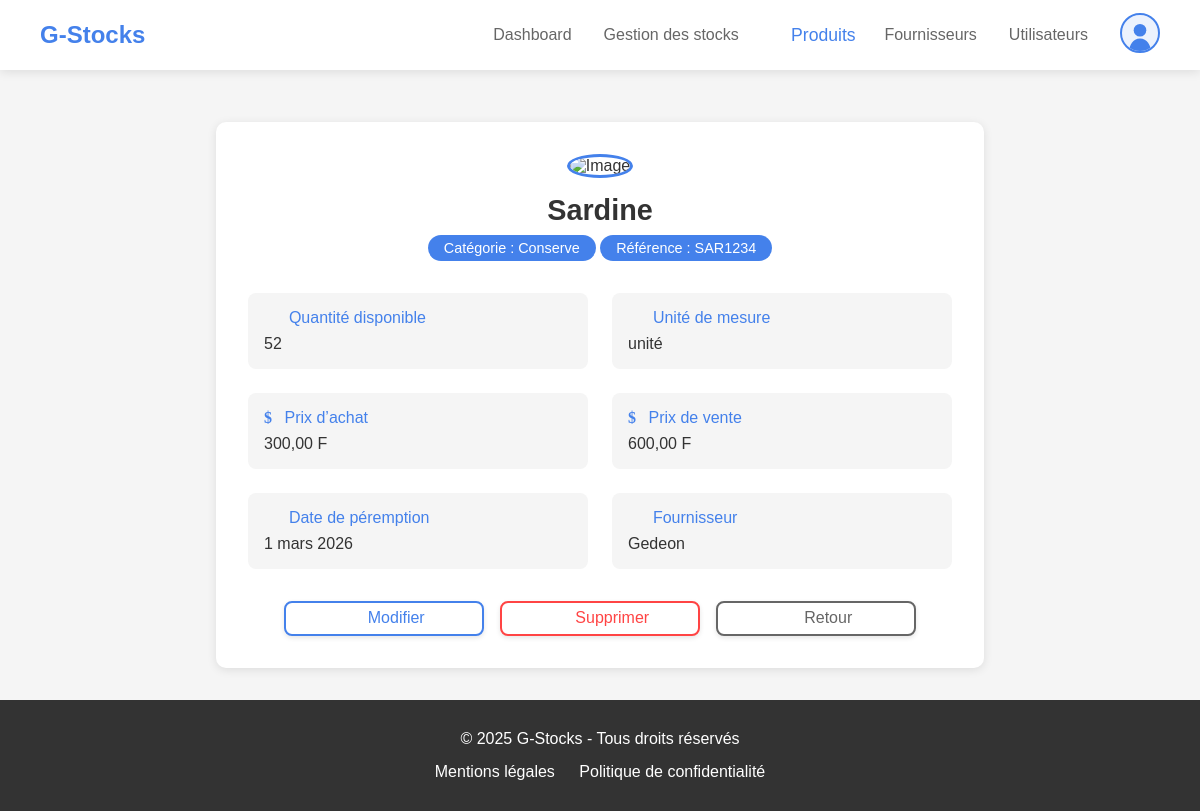
The app's page /DetailProduit/1 (signed in) with its own data.
### stocks/models.py (models this page shows, shortened)
class Produit(models.Model):
    UNITE_CHOICES = [
        ('kg', 'Kilogramme'),
        ('litre', 'Litre'),
        ('unité', 'Unité')
    ]
    nom = models.CharField(max_length=255)
    reference = models.CharField(max_length=100, unique=True)
    categorie = models.CharField(max_length=255)
    quantite_fournie = models.PositiveIntegerField()
    quantite_disponible = models.PositiveIntegerField()
    unite_mesure = models.CharField(max_length=10, choices=UNITE_CHOICES)
    prix_achat_unitaire = models.DecimalField(max_digits=10, decimal_places=2)
    prix_vente = models.DecimalField(max_digits=10, decimal_places=2)
    prix_total = models.DecimalField(max_digits=10, decimal_places=2)
    date_peremption = models.DateField()
    entree = models.ForeignKey(Entree, on_delete=models.CASCADE, related_name="entrees")
    class Meta:
        verbose_name = "Produit"
        verbose_name_plural = "Produits"

class Entree(models.Model):
    fournisseur = models.ForeignKey(Fournisseur, on_delete=models.CASCADE, related_name="produits")
    prixTotal = models.DecimalField(max_digits=10, decimal_places=2)
    user = models.ForeignKey(User, on_delete=models.CASCADE, related_name="utilisateurs")
    date = models.DateTimeField(auto_now_add=True)
    class Meta:
        verbose_name = "Entrée"
        verbose_name_plural = "Entrées"

class Fournisseur(models.Model):
    nom = models.CharField(max_length=255)
    contact = models.CharField(max_length=20)
    adresse = models.TextField()
    class Meta:
        verbose_name = "Fournisseur"
        verbose_name_plural = "Fournisseurs"

### stocks/views.py (the view)
# urls.py: path('DetailProduit/<int:id>', views.showProduit, name='showProduit'),
def showProduit(request, id):
    if "user_id" not in request.session:
        messages.error(request, "Veuillez vous connecter pour accéder a cette page")
        return redirect("index")
    produit=get_object_or_404(Produit, id=id)
    user=get_object_or_404(User, id=request.session["user_id"])
    return render(request, "stocks/produits/view-produit.html", {'user':user, 'produit':produit})

### stocks/templates/stocks/produits/view-produit.html (shortened to what this page needs)
{% extends 'stocks/app.html' %}
{% load static %}
{% block activeProduit %}
    active
{% endblock activeProduit %}
{% block principalContent %}
    <main class="main-content">
        <div class="contact-details-container">
            <div class="contact-card">
                <div class="contact-header">
                    <img src="{% static 'stocks/images/detailsProduit.png' %}" alt="Image" class="contact-img">
                    <h2 class="contact-name">{{ produit.nom }}</h2>
                    <span class="contact-category">Catégorie : {{ produit.categorie }}</span>
                    <span class="contact-category">Référence : {{ produit.reference }}</span>
                </div>
                <div class="contact-info">
                    <div class="info-group">
                        <label><i class="fas fa-save"></i> Quantité disponible</label>
                        <p>{{ produit.quantite_disponible }}</p>
                    </div>
                    <div class="info-group">
                        <label><i class="fas fa-chart-diagram"></i> Unité de mesure</label>
                        <p>{{ produit.unite_mesure }}</p>
                    </div>
                    <div class="info-group">
                        <label><i class="fas fa-dollar-sign"></i> Prix d’achat</label>
                        <p>{{ produit.prix_achat_unitaire }} F</p>
                    </div>
                    <div class="info-group">
                        <label><i class="fas fa-dollar-sign"></i> Prix de vente</label>
                        <p>{{ produit.prix_vente }} F</p>
                    </div>
                    <div class="info-group">
                        <label><i class="fas fa-clock"></i> Date de péremption</label>
                        <p>{{ produit.date_peremption }}</p>
                    </div>
                    <div class="info-group">
                        <label><i class="fas fa-box"></i> Fournisseur</label>
                        <p>{{ produit.entree.fournisseur.nom }}</p>
                    </div>
                </div>
                <div class="contact-actions">
                    <a href="{% url 'updateProduit' produit.id %}" class="action-btn edit-btn" title="Modifier">
                        <i class="fas fa-edit"></i>
                        Modifier
                    </a>
                    <a data-url="{% url 'deleteProduit' produit.id %}" data-message="ce produit" class="action-btn delete-btn delete-confirme" title="Supprimer">
                        <i class="fas fa-trash-alt"></i>
                        Supprimer
                    </a>
                    <a href="{% url 'listeProduits' %}" class="action-btn cancel-btn" title="Retour">
                        <i class="fas fa-arrow-left"></i>
                        Retour
                    </a>
                </div>
            </div>
        </div>
    </main>
    <footer class="footer" id="footer">
        <div class="container">
            <p>&copy; 2025 G-Stocks - Tous droits réservés</p>
            <div class="footer-links">
                <a href="#">Mentions légales</a>
                <a href="#">Politique de confidentialité</a>
            </div>
        </div>
    </footer>
{% endblock principalContent %}

### stocks/static/stocks/css/styles.css (style rules this page uses)
:root { --primary-color: #4481eb; --secondary-color: #04befe; --text-color: #333; --light-text: #666; --danger-color: #ff4444; --white: #fff; --light-bg: #f5f5f5; --border-color: #e1e1e1; --green-color: #0ea500; }
* { margin: 0; padding: 0; box-sizing: border-box; }
html { scroll-behavior: smooth; }
body { font-family: "Poppins", sans-serif; background-color: var(--light-bg); color: var(--text-color); }
.container { width: 90%; max-width: 1200px; margin: 0 auto; padding: 0 15px; }
.main-content { margin-top: 90px; padding: 2rem; animation: fadeIn 1s ease; }
.action-btn { width: 35px; height: 35px; border: none; border-radius: 50%; display: flex; align-items: center; justify-content: center; cursor: pointer; transition: all 0.3s; background: var(--light-bg); text-decoration: none; }
.action-btn i { font-size: 1rem; transition: all 0.3s; }
.edit-btn { color: var(--secondary-color); }
.delete-btn { color: var(--danger-color); }
.cancel-btn, .submit-btn, .add, .sup { flex: 1; padding: 1rem; border: none; border-radius: 5px; font-family: inherit; font-size: 1rem; font-weight: 500; display: flex; align-items: center; justify-content: center; gap: 0.5rem; cursor: pointer; transition: all 0.3s; }
.cancel-btn { background: var(--light-bg); color: var(--text-color); text-decoration: none; }
.contact-details-container { max-width: 800px; margin: 0 auto; padding: 0 1rem; }
.contact-card { background: var(--white); border-radius: 10px; box-shadow: 0 2px 10px rgba(0, 0, 0, 0.1); padding: 2rem; }
.contact-header { text-align: center; margin-bottom: 2rem; }
.contact-img { width: 120px; height: 120px; border-radius: 50%; border: 3px solid var(--primary-color); margin-bottom: 1rem; }
.contact-name { color: var(--text-color); font-size: 1.8rem; margin-bottom: 0.5rem; }
.contact-category { display: inline-block; background: var(--primary-color); color: var(--white); padding: 0.3rem 1rem; border-radius: 15px; font-size: 0.9rem; }
.contact-info { display: grid; grid-template-columns: repeat(auto-fit, minmax(250px, 1fr)); gap: 1.5rem; margin-bottom: 2rem; }
.info-group { padding: 1rem; background: var(--light-bg); border-radius: 8px; }
.info-group label { display: block; color: var(--primary-color); font-weight: 500; margin-bottom: 0.5rem; }
.info-group label i { margin-right: 0.5rem; }
.info-group p { color: var(--text-color); margin: 0; word-break: break-word; }
.contact-actions { display: flex; gap: 1rem; justify-content: center; margin-top: 2rem; }
.contact-actions .action-btn { flex: 1; max-width: 200px; padding: 0.75rem 1.5rem; border-radius: 8px; font-size: 1rem; font-weight: 500; display: flex; align-items: center; justify-content: center; gap: 0.75rem; transition: all 0.3s ease; box-shadow: 0 2px 5px rgba(0, 0, 0, 0.1); background: var(--white); }
.contact-actions .edit-btn { color: var(--primary-color); border: 2px solid var(--primary-color); }
.contact-actions .delete-btn { color: var(--danger-color); border: 2px solid var(--danger-color); }
.contact-actions .cancel-btn { color: var(--light-text); border: 2px solid var(--light-text); }
.footer { background-color: #333; color: var(--white); text-align: center; padding: 30px 0; animation: fadeIn 1s ease; }
.footer-links { margin-top: 15px; }
.footer-links a { color: var(--white); text-decoration: none; margin: 0 10px; transition: color 0.3s ease; }

### records on screen
Produit: nom "Sardine", categorie "Conserve", reference "SAR1234", quantite_disponible "52", unite_mesure "unité", prix_achat_unitaire "300,00", prix_vente "600,00", date_peremption "1 mars 2026", entree.fournisseur.nom "Gedeon"
